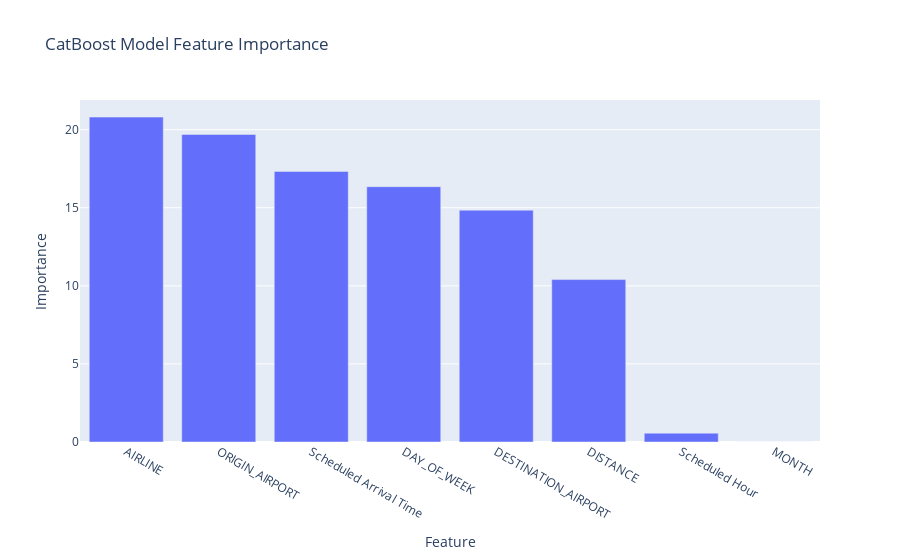

Source (notebook cell):
### Code cell
# Plot to compare
cb_fig = px.bar(cb_df, x='Feature', y='Importance',
                title='CatBoost Model Feature Importance')

# Show
cb_fig.show()

### Figure 1 — Plotly figure (JSON) as saved in the notebook; plotly's stock layout.template omitted (floating-point values rounded to 4 significant figures)
{"data": [{"hovertemplate": "Feature=%{x}<br>Importance=%{y}<extra></extra>", "legendgroup": "", "marker": {"color": "#636efa", "pattern": {"shape": ""}}, "name": "", "orientation": "v", "showlegend": false, "textposition": "auto", "type": "bar", "x": ["AIRLINE", "ORIGIN_AIRPORT", "Scheduled Arrival Time", "DAY_OF_WEEK", "DESTINATION_AIRPORT", "DISTANCE", "Scheduled Hour", "MONTH"], "xaxis": "x", "y": [20.81, 19.7, 17.33, 16.35, 14.85, 10.4, 0.5653, 0.0], "yaxis": "y"}], "layout": {"barmode": "relative", "legend": {"tracegroupgap": 0}, "title": {"text": "CatBoost Model Feature Importance"}, "xaxis": {"anchor": "y", "domain": [0, 1], "title": {"text": "Feature"}}, "yaxis": {"anchor": "x", "domain": [0, 1], "title": {"text": "Importance"}}}}
